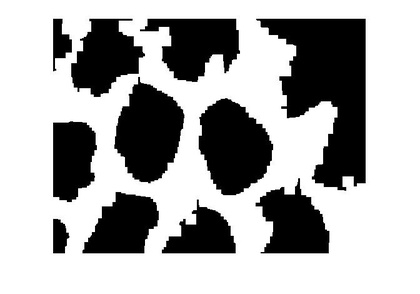
%> input picture 03_Working/DATA_ANALYSIS/TotalFile/duraincount2.jpg, 420 x 294 px, shrunk from 672 x 470 before the run
$ octave AssignDay4.m   (GNU Octave 9; MATLAB toolbox functions it lacks are replaced by stand-ins)
%> lines starting %> are read from the running program, lines starting %| are printed output that depends on the picture; in (x1, y1, x2, y2) boxes, pixels count from 0 and x2, y2 are one past the last pixel; in counts of white or black regions, pixels touching at a corner belong together; the program's own positions count from 1
close all
clear

I3 = imread('duraincount2.jpg');
%> I3 is the input picture: size 294x420x3 uint8; min 0, max 255, mean 171

I2 = imcomplement(I3);
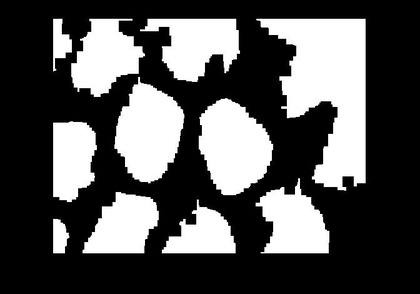
%> I2: size 294x420x3 uint8; min 0, max 255, mean 84
I = rgb2gray(I2);
BW = imbinarize(I);
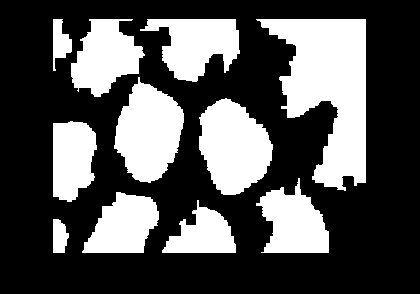
%> BW: size 294x420 logical; 32.9% white; 11 white regions, largest, box (x1, y1, x2, y2) and area: (256, 19, 366, 191) 10499, (199, 98, 273, 195) 5078, (114, 77, 184, 183) 4939
BW_filled = imfill(BW,'holes');
%> (the run ends here)

$ run again, with 03_Working/DATA_ANALYSIS/TotalFile/durainpi.jpg copied over 03_Working/DATA_ANALYSIS/TotalFile/duraincount2.jpg
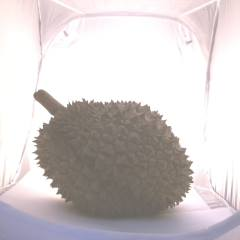
%> input picture 03_Working/DATA_ANALYSIS/TotalFile/durainpi.jpg, 240 x 240 px
%> I3 is the input picture: size 240x240x3 uint8; mean R, G, B 207.6, 201.4, 201.8
%> `I = rgb2gray(I2);`:
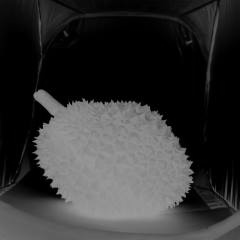
%> I: size 240x240 uint8; min 0, max 159, mean 51.7
%> `BW = imbinarize(I);`:
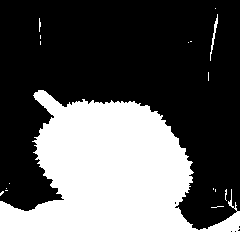
%> BW: size 240x240 logical; 37.2% white; 17 white regions (15 under 20 px), largest, box (x1, y1, x2, y2) and area: (0, 90, 240, 240) 21226, (210, 14, 218, 61) 89
%> BW_filled: size 240x240 logical; 37.2% white; 17 white regions (15 under 20 px), largest, box (x1, y1, x2, y2) and area: (0, 90, 240, 240) 21230, (210, 14, 218, 61) 89
